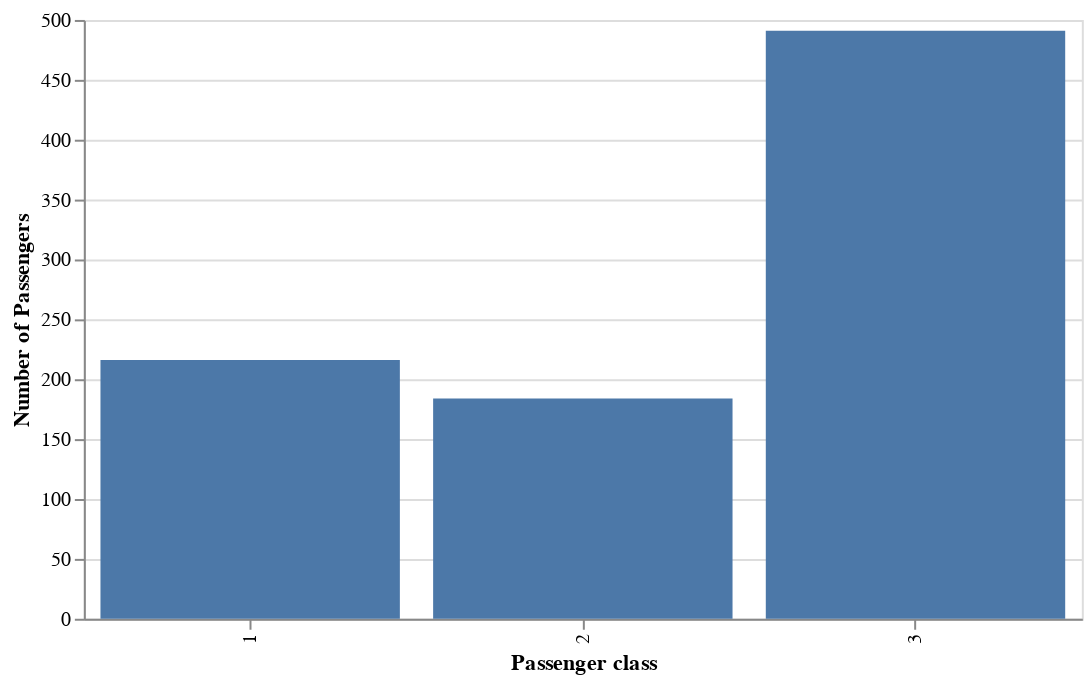

Source (notebook cell):
### Code cell
(
    df
    .select("Pclass")
    .plot
    .bar(
        x=alt.X("Pclass:O", title="Passenger class"),
        y=alt.Y("count()", title="Number of Passengers")
    )
    .properties(
        width=500
    )
)

### Figure 1 — Vega-Lite specification as saved in the notebook (floating-point values rounded to 4 significant figures; data arrays with more than 128 entries replaced by an {"elided": "..."} marker saying what was removed)
{"config": {"view": {"continuousWidth": 300, "continuousHeight": 300}}, "data": {"name": "data-d66d56ef168103e4c3169c0c416c8a3d"}, "mark": {"type": "bar", "tooltip": true}, "encoding": {"x": {"field": "Pclass", "title": "Passenger class", "type": "ordinal"}, "y": {"aggregate": "count", "title": "Number of Passengers", "type": "quantitative"}}, "params": [{"name": "param_9", "select": {"type": "interval", "encodings": ["x", "y"]}, "bind": "scales"}], "width": 500, "$schema": "https://vega.github.io/schema/vega-lite/v5.20.1.json", "datasets": {"data-d66d56ef168103e4c3169c0c416c8a3d": {"elided": "891 records"}}}
